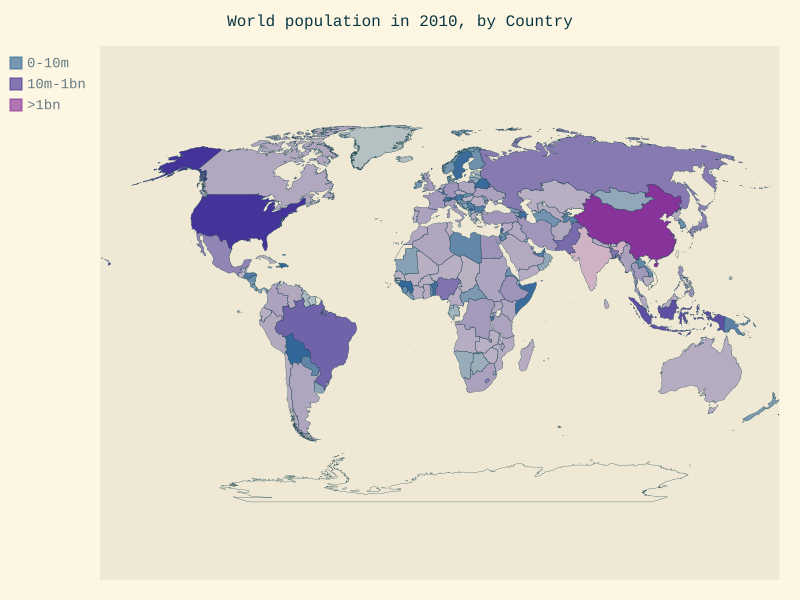

Write Python code to recreate this figure.
import json
import pygal

from country_codes import get_country_code
from pygal.style import LightSolarizedStyle as LCS, RotateStyle as RS


# Load the data into a list.
filename = r'C:\Users\sserg\Downloading data\mapping_global_data_sets\population_data.json'
with open(filename) as f:
    pop_data = json.load(f)
print(pop_data)
# Build a dictionary of population data.
cc_populations = {}
for pop_dict in pop_data:
    if pop_dict['Year'] == '2010':
        country_name = pop_dict['Country Name']
        population = int(float(pop_dict['Value']))
        code = get_country_code(country_name)
        if code:
            cc_populations[code] = population

# Group the countries into 3 population levels.
cc_pops_1, cc_pops_2, cc_pops_3 = {}, {}, {}
for cc, pop in cc_populations.items():
    if pop < 10_000000:
        cc_pops_1[cc] = pop
    elif pop < 1_000_000_000:
        cc_pops_2[cc] = pop
    else:
        cc_pops_3[cc] = pop
print(len(cc_pops_1), len(cc_pops_2), len(cc_pops_3))
wm_style = RS('#336699', base_style=LCS)
wm = pygal.maps.world.World(style=wm_style)
wm.title = 'World population in 2010, by Country'
wm.add('0-10m', cc_pops_1)
wm.add('10m-1bn', cc_pops_2)
wm.add('>1bn', cc_pops_3)

wm.render_to_file('world_population.svg')
